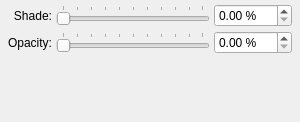
<?xml version="1.0" encoding="UTF-8"?>
<ui version="4.0">
 <class>ColorPickerColor</class>
 <widget class="QWidget" name="ColorPickerColor">
  <property name="geometry">
   <rect>
    <x>0</x>
    <y>0</y>
    <width>300</width>
    <height>122</height>
   </rect>
  </property>
  <property name="windowTitle">
   <string>Form</string>
  </property>
  <layout class="QVBoxLayout" name="verticalLayout">
   <property name="spacing">
    <number>0</number>
   </property>
   <property name="leftMargin">
    <number>0</number>
   </property>
   <property name="topMargin">
    <number>0</number>
   </property>
   <property name="rightMargin">
    <number>0</number>
   </property>
   <property name="bottomMargin">
    <number>0</number>
   </property>
   <item>
    <layout class="QGridLayout" name="gridLayout">
     <property name="leftMargin">
      <number>8</number>
     </property>
     <property name="topMargin">
      <number>4</number>
     </property>
     <property name="rightMargin">
      <number>8</number>
     </property>
     <property name="bottomMargin">
      <number>4</number>
     </property>
     <property name="spacing">
      <number>4</number>
     </property>
     <item row="1" column="2">
      <widget class="ScrSpinBox" name="numberAlpha">
       <property name="suffix">
        <string> %</string>
       </property>
       <property name="maximum">
        <double>100.000000000000000</double>
       </property>
       <property name="singleStep">
        <double>10.000000000000000</double>
       </property>
      </widget>
     </item>
     <item row="0" column="2">
      <widget class="ScrSpinBox" name="numberShade">
       <property name="suffix">
        <string> %</string>
       </property>
       <property name="maximum">
        <double>100.000000000000000</double>
       </property>
       <property name="singleStep">
        <double>10.000000000000000</double>
       </property>
      </widget>
     </item>
     <item row="0" column="0">
      <widget class="QLabel" name="labelShade">
       <property name="text">
        <string>Shade:</string>
       </property>
       <property name="alignment">
        <set>Qt::AlignmentFlag::AlignRight|Qt::AlignmentFlag::AlignTrailing|Qt::AlignmentFlag::AlignVCenter</set>
       </property>
      </widget>
     </item>
     <item row="0" column="1">
      <widget class="ColorSlider" name="sliderShade">
       <property name="orientation">
        <enum>Qt::Orientation::Horizontal</enum>
       </property>
       <property name="tickPosition">
        <enum>QSlider::TickPosition::TicksAbove</enum>
       </property>
      </widget>
     </item>
     <item row="1" column="0">
      <widget class="QLabel" name="labelAlpha">
       <property name="text">
        <string>Opacity:</string>
       </property>
       <property name="alignment">
        <set>Qt::AlignmentFlag::AlignRight|Qt::AlignmentFlag::AlignTrailing|Qt::AlignmentFlag::AlignVCenter</set>
       </property>
      </widget>
     </item>
     <item row="1" column="1">
      <widget class="ColorSlider" name="sliderAlpha">
       <property name="orientation">
        <enum>Qt::Orientation::Horizontal</enum>
       </property>
       <property name="tickPosition">
        <enum>QSlider::TickPosition::TicksAbove</enum>
       </property>
      </widget>
     </item>
    </layout>
   </item>
   <item>
    <widget class="SectionContainer" name="sectionSwatches">
     <property name="title" stdset="0">
      <string>Color Swatches</string>
     </property>
     <widget class="ColorPickerColorSwatches" name="swatches"/>
    </widget>
   </item>
  </layout>
 </widget>
 <customwidgets>
  <customwidget>
   <class>SectionContainer</class>
   <extends>QWidget</extends>
   <header>ui/widgets/section_container.h</header>
   <addpagemethod>setWidget</addpagemethod>
   <container>1</container>
  </customwidget>
  <customwidget>
   <class>ScrSpinBox</class>
   <extends>QDoubleSpinBox</extends>
   <header location="global">ui/scrspinbox.h</header>
  </customwidget>
  <customwidget>
   <class>ColorPickerColorSwatches</class>
   <extends>QWidget</extends>
   <header>ui/colorpicker/colorpicker_color_swatches.h</header>
   <container>1</container>
  </customwidget>
  <customwidget>
   <class>ColorSlider</class>
   <extends>QSlider</extends>
   <header>ui/widgets/color_slider.h</header>
  </customwidget>
 </customwidgets>
 <tabstops>
  <tabstop>numberShade</tabstop>
  <tabstop>numberAlpha</tabstop>
 </tabstops>
 <resources/>
 <connections/>
</ui>
